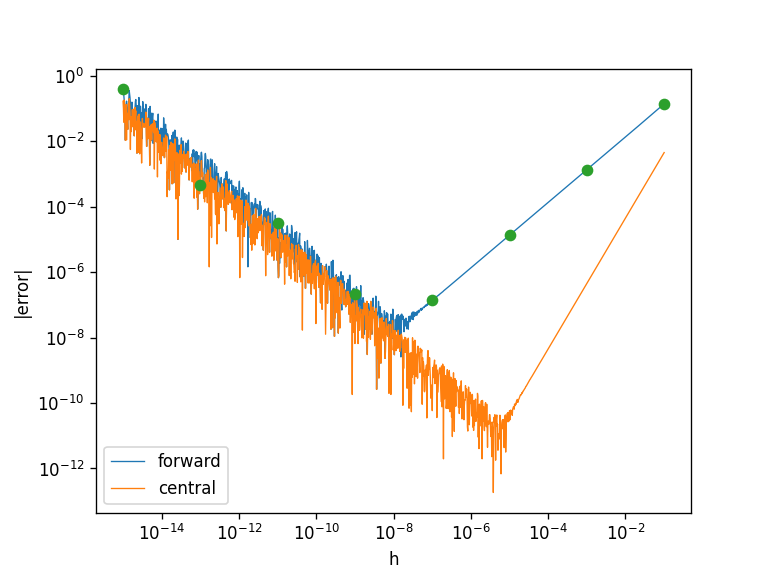

Write Python code to recreate this figure.
# 연습문제 1.3.A: 전진차분 오차 vs h (f=e^x, x=1) + 추가 도전(중심차분)
import numpy as np
import matplotlib; matplotlib.use("Agg"); import matplotlib.pyplot as plt
e = np.exp(1.0); eps = np.finfo(float).eps
hs = 10.0 ** -np.arange(1, 16, 2)
fwd = np.abs((np.exp(1 + hs) - np.exp(1)) / hs - e)
for h, err in zip(hs, fwd):
    print(f"h=1e{int(np.log10(h)):+d}: |err| = {err:.3e}   model e*h/2 + e*eps/h = {e*h/2 + e*eps/h:.3e}")
print("best h among odd powers:", hs[fwd.argmin()], " err:", fwd.min())
# 촘촘한 스캔
hf = np.logspace(-15, -1, 1401)
ef = np.abs((np.exp(1 + hf) - np.exp(1)) / hf - e)
# 잡음이 있으므로 이동 중앙값으로 최적점 추정
from scipy.ndimage import median_filter
sm = median_filter(ef, size=41)
print(f"fine-scan optimum (median-smoothed): h ~ {hf[sm.argmin()]:.2e}, err ~ {sm.min():.2e}")
print(f"model E(h)=(e/2)h + e*eps/h: h* = sqrt(2 eps) = {np.sqrt(2*eps):.2e}, E(h*) = e*sqrt(2 eps) = {e*np.sqrt(2*eps):.2e}; sqrt(eps) = {np.sqrt(eps):.2e}")
# 추가 도전: 중심차분
ec = np.abs((np.exp(1 + hf) - np.exp(1 - hf)) / (2*hf) - e)
smc = median_filter(ec, size=41)
print(f"central diff optimum: h ~ {hf[smc.argmin()]:.2e}, err ~ {smc.min():.2e};  eps^(1/3) = {eps**(1/3):.2e}")
plt.loglog(hf, ef, lw=.8, label="forward"); plt.loglog(hf, ec, lw=.8, label="central")
plt.loglog(hs, fwd, "o"); plt.xlabel("h"); plt.ylabel("|error|"); plt.legend(); plt.savefig("ex_1_3_A.png", dpi=120)
